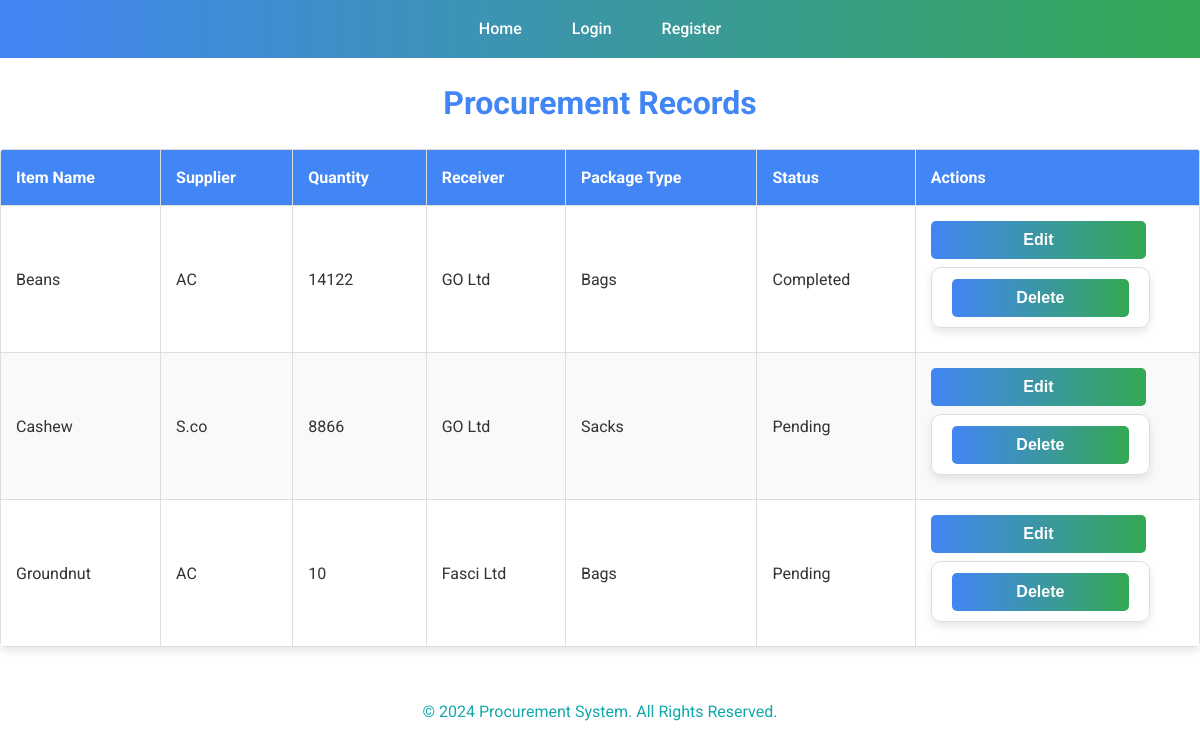
Page /view_data on the committed database.
### app.py (models this page shows)
class Procurement(db.Model):
    __tablename__ = 'procurement'
    id = db.Column(db.Integer, primary_key=True)
    item_name = db.Column(db.String(100), nullable=False)
    supplier = db.Column(db.String(100), nullable=False)
    quantity = db.Column(db.Integer, nullable=False)
    receiver = db.Column(db.String(100), nullable=False)
    package_type = db.Column(db.String(100), nullable=False)
    status = db.Column(db.String(100), nullable=False)

### app.py (the view)
@app.route('/view_data', methods=['GET'])
def view_data():
    records = Procurement.query.all()
    return render_template('view_data.html', records=records)

### templates/view_data.html
{% extends 'base.html' %}
{% block content %}
<h1>Procurement Records</h1>
<table>
    <thead>
        <tr>
            <th>Item Name</th>
            <th>Supplier</th>
            <th>Quantity</th>
            <th>Receiver</th>
            <th>Package Type</th>
            <th>Status</th>
            <th>Actions</th>
        </tr>
    </thead>
    <tbody>
        {% if records %}
        {% for record in records %}
        <tr>
            <td>{{ record.item_name }}</td>
            <td>{{ record.supplier }}</td>
            <td>{{ record.quantity }}</td>
            <td>{{ record.receiver }}</td>
            <td>{{ record.package_type }}</td>
            <td>{{ record.status }}</td>
            <td>
                <a href="{{ url_for('edit', id=record.id) }}">
                    <button type="button">Edit</button>
                </a>
                <form action="{{ url_for('delete', id=record.id) }}" method="POST" style="display:inline;">
                    <button type="submit">Delete</button>
                </form>
            </td>
        </tr>
        {% else %}
        <tr>
            <td colspan="7">No records available. <a href="{{ url_for('add_procurement') }}">Add New Records.</a></td>
        </tr>
        {% endfor %}
        {% endif %}
    </tbody>
</table>
{% endblock %}

### templates/base.html (shortened to what this page needs)
<!DOCTYPE html>
<html lang="en">
<head>
    <link rel="stylesheet" href="{{ url_for('static', filename='css/styles.css') }}">
</head>
<body>
    <header>
        <nav>
            <ul>
                <li><a href="{{ url_for('index') }}">Home</a></li>
                {% if current_user.is_authenticated %}
                    <li><a href="{{ url_for('procurement') }}">Procurement</a></li>
                    <li><a href="{{ url_for('package_tracking') }}">Package Tracking</a></li>
                    <li><a href="{{ url_for('package_list') }}">Package List</a></li>
                    <li><a href="{{ url_for('reports') }}">Reports</a></li>
                    <li><a href="{{ url_for('view_data') }}">View Data</a></li>
                    <li><a href="{{ url_for('add_procurement') }}">Add Record</a></li>
                    <li><a href="{{ url_for('logout') }}">Logout</a></li>
                {% else %}
                    <li><a href="{{ url_for('login') }}">Login</a></li>
                    <li><a href="{{ url_for('register') }}">Register</a></li>
                {% endif %}
            </ul>
        </nav>
    </header>
    <main>
        {% block content %}{% endblock %}
    </main>
    <footer>
        <p>&copy; 2024 Procurement System. All Rights Reserved.</p>
    </footer>
</body>
</html>

### static/css/styles.css (style rules this page uses)
body { font-family: 'Roboto', sans-serif; margin: 0; padding: 0; color: #333; line-height: 1.6; }
body::before { content: ''; position: absolute; top: 0; left: 0; width: 100%; height: 100%; z-index: -1; background-size: cover; background-repeat: no-repeat; background-position: center; animation: slideshow 30s infinite; }
header { background: linear-gradient(to right, #4285F4, #34A853); color: white; padding: 1rem 0; text-align: center; }
header nav ul { list-style: none; padding: 0; margin: 0; display: flex; justify-content: center; }
header nav ul li { margin: 0 15px; }
header nav ul li a { color: white; text-decoration: none; font-weight: 500; padding: 5px 10px; border-radius: 5px; transition: background 0.3s ease; }
footer { text-align: center; padding: 1rem 0; background: transparent; color: #13a8ab; position: relative; }
form { background: white; border: 1px solid #ddd; padding: 20px; border-radius: 10px; max-width: 500px; margin: 20px auto; box-shadow: 0 4px 8px rgba(0, 0, 0, 0.1); }
form input, form select, form button { width: 70%; padding: 10px; margin-bottom: 20px; border: 1px solid #ddd; border-radius: 5px; font-size: 1rem; }
form button { background: linear-gradient(to right, #4285F4, #34A853); border: none; color: white; font-size: 1rem; font-weight: bold; cursor: pointer; transition: background 0.3s ease, box-shadow 0.3s ease; }
button { width: 85%; padding: 10px; margin-bottom: 20px; border: 1px solid #ddd; border-radius: 5px; font-size: 1rem; }
button { display: inline; background: linear-gradient(to right, #4285F4, #34A853); border: none; color: white; font-size: 1rem; font-weight: bold; cursor: pointer; transition: background 0.3s ease, box-shadow 0.3s ease; }
table { width: 100%; border-collapse: collapse; margin: 20px 0; background: white; border-radius: 5px; overflow: hidden; box-shadow: 0 4px 8px rgba(0, 0, 0, 0.1); }
table thead { background: #4285F4; color: white; text-align: left; }
table th, table td { padding: 15px; border: 1px solid #ddd; }
table tbody tr:nth-child(even) { background: #f9f9f9; }
h1, h2, h3 { color: #4285F4; text-align: center; margin: 20px 0; }
a { color: #4285F4; text-decoration: none; transition: color 0.3s ease; }

### rows in the picture
Procurement: item_name "Beans", supplier "AC", quantity "14122", receiver "GO Ltd", package_type "Bags", status "Completed"
Procurement: item_name "Cashew", supplier "S.co", quantity "8866", receiver "GO Ltd", package_type "Sacks", status "Pending"
Procurement: item_name "Groundnut", supplier "AC", quantity "10", receiver "Fasci Ltd", package_type "Bags", status "Pending"
